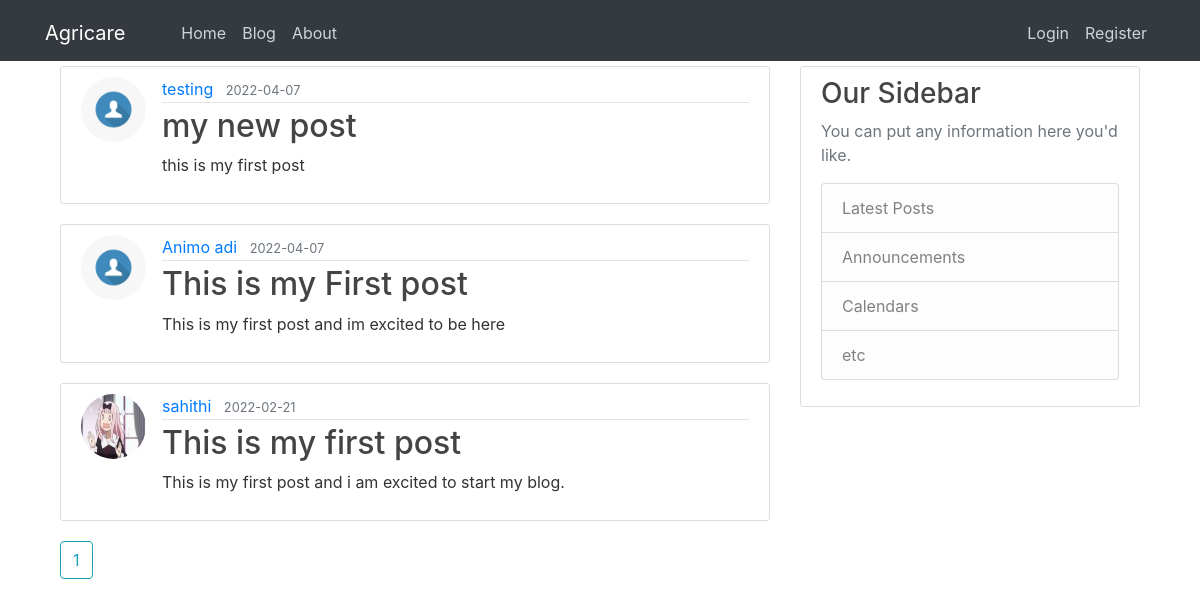
Page /blog on the committed database.
### flaskblog/models.py (models this page shows, shortened)
class Post(db.Model):
    id = db.Column(db.Integer, primary_key=True)
    title = db.Column(db.String(100), nullable=False)
    date_posted = db.Column(db.DateTime, nullable=False, default=datetime.utcnow)
    content = db.Column(db.Text, nullable=False)
    user_id = db.Column(db.Integer, db.ForeignKey('user.id'), nullable=False)

class User(db.Model, UserMixin):
    id = db.Column(db.Integer, primary_key=True)
    username = db.Column(db.String(20), unique=True, nullable=False)
    email = db.Column(db.String(120), unique=True, nullable=False)
    image_file = db.Column(db.String(20), nullable=False, default='default.jpg')
    password = db.Column(db.String(60), nullable=False)
    posts = db.relationship('Post', backref='author', lazy=True)

### flaskblog/main/routes.py (the view)
@main.route("/blog")
def blog():
    page = request.args.get('page', 1, type=int)
    posts = Post.query.order_by(Post.date_posted.desc()).paginate(page=page, per_page=5)
    return render_template('blog.html', posts=posts)

### flaskblog/templates/blog.html
{% extends "layout.html" %}
{% block content %}
    {% for post in posts.items %}
    <article class="media content-section">
      <img class="rounded-circle article-img" src="{{ url_for('static', filename='profile_pics/' + post.author.image_file)}}">
        <div class="media-body">
          <div class="article-metadata">
            <a class="mr-2" href="{{ url_for('users.user_posts', username=post.author.username )}}">{{ post.author.username }}</a>
            <small class="text-muted">{{ post.date_posted.strftime('%Y-%m-%d') }}</small>
          </div>
          <h2><a class="article-title" href="{{ url_for('posts.post', post_id=post.id)}}">{{ post.title }}</a></h2>
          <p class="article-content">{{ post.content }}</p>
        </div>
    </article>
    {% endfor %}
    {% for page_num in posts.iter_pages(left_edge=1, right_edge=1, left_current=1, right_current=2) %}
      {% if page_num %}
        {% if posts.page == page_num %}
          <a class = "btn btn-outline-info mb-4" href="{{ url_for('main.blog', page=page_num) }}">{{ page_num }}</a>
        {% else %}
          <a class = "btn btn-outline-info mb-4" href="{{ url_for('main.blog', page=page_num) }}">{{ page_num }}</a>
        {% endif%}
      {% else %}
        ...
      {% endif %}
    {% endfor %}
{% endblock content%}

### flaskblog/templates/layout.html (shortened to what this page needs)
<!doctype html>
<html>
<head>
  <link rel="stylesheet" href="https://stackpath.bootstrapcdn.com/bootstrap/4.1.3/css/bootstrap.min.css"
>
  <link rel="stylesheet" type="text/css" href="{{ url_for('static', filename='main.css')}}">
</head>
<body>
  <header class="site-header">
    <nav class="navbar navbar-expand-md navbar-dark bg-dark navbar-static-top">
      <div class="container">
        <a class="navbar-brand mr-5" href="/">Agricare</a>
        <div class="collapse navbar-collapse" id="navbarToggle">
          <div class="navbar-nav mr-auto">
            <a class="nav-item nav-link" href="{{ url_for('main.main_page')}}">Home</a>
            <a class="nav-item nav-link" href="{{ url_for('main.blog')}}">Blog</a>
            <a class="nav-item nav-link" href="{{ url_for('main.about')}}">About</a>
          </div>
          <div class="navbar-nav">
            {% if current_user.is_authenticated %}
            <a class="nav-item nav-link" href="{{ url_for('posts.new_post')}}">New Post</a>
            <a class="nav-item nav-link" href="{{ url_for('users.account')}}">Account</a>
            <a class="nav-item nav-link" href="{{ url_for('users.logout')}}">Logout</a>
            {% else %}
            <a class="nav-item nav-link" href="{{ url_for('users.login')}}">Login</a>
            <a class="nav-item nav-link" href="{{ url_for('users.register')}}">Register</a>
            {% endif %}
          </div>
        </div>
      </div>
    </nav>
  </header>
  <div class="container">
    <main role="main" class="container">
      <div class="row">
        <div class="col-md-8">
          {% block content %}{% endblock %}
        </div>
        <div class="col-md-4">
          <div class="content-section">
            <h3>Our Sidebar</h3>
            <p class='text-muted'>You can put any information here you'd like.
            <ul class="list-group">
              <li class="list-group-item list-group-item-light">Latest Posts</li>
              <li class="list-group-item list-group-item-light">Announcements</li>
              <li class="list-group-item list-group-item-light">Calendars</li>
              <li class="list-group-item list-group-item-light">etc</li>
            </ul>
            </p>
          </div>
        </div>
      </div>
    </main>
  </div>
</body>
</html>

### flaskblog/static/main.css (style rules this page uses)
body { background: #ffffff; color: #333333; }
.container { margin-top: 5px; }
h1, h2, h3, h4, h5, h6 { color: #444444; }
.site-header .navbar-nav .nav-link { color: #cbd5db; }
.content-section { background: #ffffff; padding: 10px 20px; border: 1px solid #dddddd; border-radius: 3px; margin-bottom: 20px; }
.article-title { color: #444444; }
.article-content { white-space: pre-line; }
.article-img { height: 65px; width: 65px; margin-right: 16px; }
.article-metadata { padding-bottom: 1px; margin-bottom: 4px; border-bottom: 1px solid #e3e3e3 }

### rows in the picture
Post: image_file (placeholder picture), author.username "testing", date_posted "2022-04-07", title "my new post", content "this is my first post"
Post: image_file (placeholder picture), author.username "Animo adi", date_posted "2022-04-07", title "This is my First post", content "This is my first post and im excited to be here"
Post: image_file (picture), author.username "sahithi", date_posted "2022-02-21", title "This is my first post", content "This is my first post and i am excited to start my blog."

### other values in the picture
{{ page_num }} "1"
